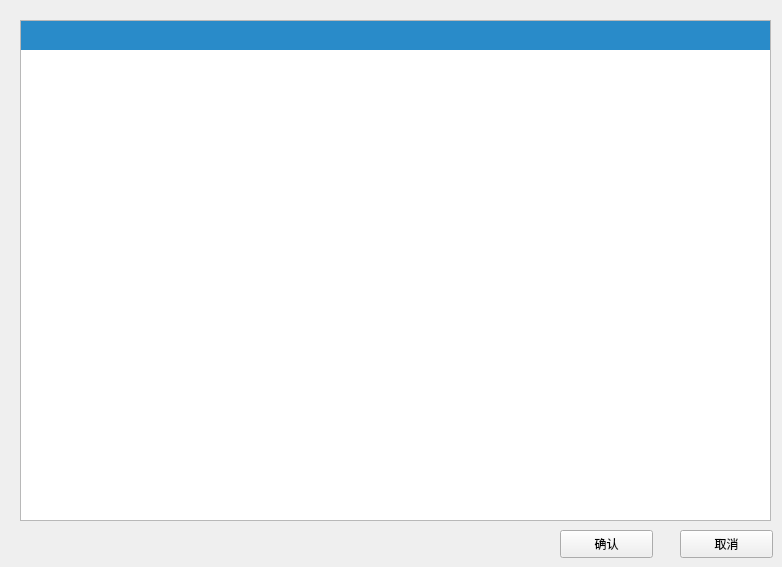
         <widget class="QWidget" name="Elective_course_Page">
          <widget class="QTableView" name="Elective_course_view">
           <property name="geometry">
            <rect>
             <x>20</x>
             <y>20</y>
             <width>751</width>
             <height>501</height>
            </rect>
           </property>
           <property name="styleSheet">
            <string notr="true">QTableView QTableCornerButton::section {
    color: white;/*文字颜色*/
    background-color: rgb(41, 139, 201);/*背景色*/
    border: 5px solid #418bc9;/*边框*/
    border-radius:0px;/*边框圆角*/
    border-color: rgb(41, 139, 201);/*边框颜色*/
    font: 10px;/*字体大小*/
    padding:0px 0 0 0px;/*内边距*/
 }

QHeaderView {
    color: white;
    font: bold 10pt;
    background-color: rgb(41, 139, 201);
    border: 0px solid rgb(144, 144, 144);
    border:0px solid rgb(191,191,191);
    border-left-color: rgba(255, 255, 255, 0);
    border-top-color: rgba(255, 255, 255, 0);
    border-radius:0px;
    min-height:29px;
}

QHeaderView::section {
    color: white;
    background-color:rgb(41, 139, 201);
    border: 5px solid #f6f7fa;
    border-radius:0px;
    border-color:rgb(41, 139, 201);
}</string>
           </property>
           <attribute name="verticalHeaderVisible">
            <bool>false</bool>
           </attribute>
          </widget>
          <widget class="QPushButton" name="pushButton_12">
           <property name="geometry">
            <rect>
             <x>560</x>
             <y>530</y>
             <width>93</width>
             <height>28</height>
            </rect>
           </property>
           <property name="text">
            <string>确认</string>
           </property>
          </widget>
          <widget class="QPushButton" name="pushButton_13">
           <property name="geometry">
            <rect>
             <x>680</x>
             <y>530</y>
             <width>93</width>
             <height>28</height>
            </rect>
           </property>
           <property name="text">
            <string>取消</string>
           </property>
          </widget>
         </widget>
